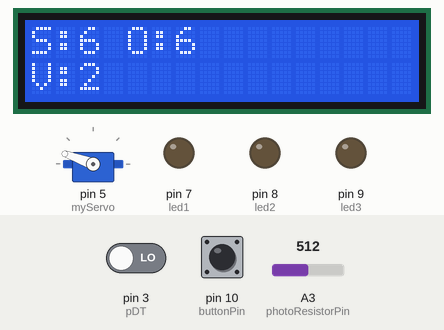
The sketch below on a simulated Arduino Uno, built with avr-gcc and run on an emulated ATmega328P. Shown: servo, 16×2 character LCD, output pins drawn as LEDs (lit = HIGH). The test bench sets the inputs (shaded band); at power-on: pin 10 (buttonPin) HIGH, A3 (photoResistorPin) = 512, pin 3 (pDT) LOW. Pins used as bus, display or sensor lines are not drawn; what the sketch prints to the serial monitor is not drawn.

Above: at 7.2 s.
7.3 s: pin 10 (buttonPin) pulled LOW for 1 s
At 9.1 s:
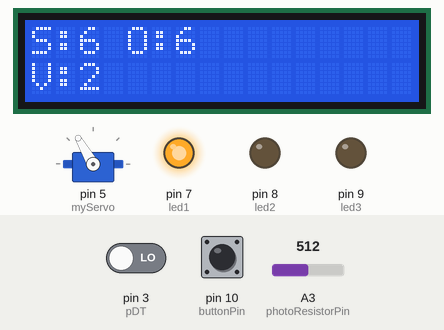
9.8 s: A3 (photoResistorPin) set to 540
15.0 s: pin 10 (buttonPin) pulled LOW for 3.2 s
At 17.8 s:
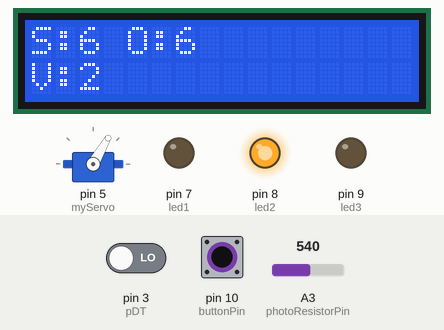
19.7 s: pin 10 (buttonPin) pulled LOW for 3.2 s
At 22.3 s:
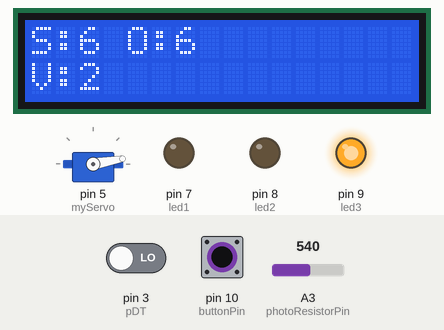
Timing chart, 0 to 23.8 s (numbered marks = the images above; inputs shaded):
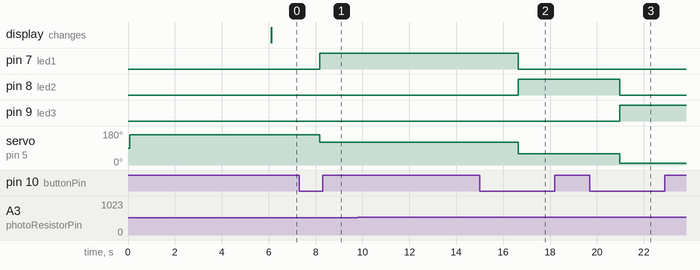

Measured:
- after the input at 7.3 s, pin 7 (led1): LOW → HIGH after 0.87 s; servo on pin 5 (myServo): 160° → 120° after 0.87 s
- after the input at 9.8 s, every drawn part: stays the same
- after the input at 15.0 s, pin 7 (led1): HIGH → LOW after 1.6 s; pin 8 (led2): LOW → HIGH after 1.6 s; servo on pin 5 (myServo): 120° → 60° after 1.6 s
- after the input at 19.7 s, pin 8 (led2): HIGH → LOW after 1.3 s; pin 9 (led3): LOW → HIGH after 1.3 s; servo on pin 5 (myServo): 60° → 10° after 1.3 s

The sketch:

Smart_pill_dispenser.ino
```cpp
#include <Wire.h>
#include <LiquidCrystal_I2C.h>
#include <Servo.h>

LiquidCrystal_I2C lcd(0x3F, 16, 2);

int pSCK = 2;
int pDT = 3;
int zero = 0;
int S = 6;
int O = 6;
int V = 2;
float lastWeight = 0;
float weight = 0;
float kalibrace = 8.875;
Servo myServo;

#define kanal_A_zesil_128 1
#define kanal_A_zesil_64 3

const int buttonPin = 10;
int buttonState = 0;
int lastButtonState = 0;
int pressCount = 0;
int lidState = 0;

const int led1 = 7;
const int led2 = 8;
const int led3 = 9;
float threshold = 0;

int counter = 0; // Časovač pro detekci stabilního stavu
int counterlim = 10; // Zpoždění v milisekundách

const int photoResistorPin = A3;  // Analogový vstup, ke kterému je připojen fotorezistor
const float knownResistor = 5000.0; // Hodnota známého rezistoru v ohmech (10 kOhm)

void setup() {
  pinMode(pSCK, OUTPUT);
  pinMode(pDT, INPUT);
  pinMode(led1, OUTPUT);
  pinMode(led2, OUTPUT);
  pinMode(led3, OUTPUT);
  pinMode(buttonPin, INPUT_PULLUP);

  Serial.begin(9600);
  digitalWrite(pSCK, LOW);
  myServo.attach(5);
  lcd.init();
  lcd.backlight();
  lcd.print("Stanovuji nulu:");
  myServo.write(160);
  delay(5000);
  Serial.print("Stanovuji nulu: ");
  zero = (-1 * spusteniMereni(kanal_A_zesil_64));
  Serial.print(zero);
  Serial.print("Stanovuji threshold: ");
  float sensorthr = analogRead(photoResistorPin); // Čtení hodnoty z analogového pinu
  float voltagethr = sensorthr * (5.0 / 1023.0);  // Převod ADC hodnoty na napětí
  threshold = ((knownResistor * (5.0 - voltagethr)) / voltagethr*0.95);
  Serial.print(threshold);
  delay(1000);
  lcd.clear();
  lcd.print("Pripraven");
  Serial.println("Připraven");
}

void loop() {
  if (S <= 0) {
    lcd.clear();
    lcd.setCursor(0, 0);
    lcd.print("Nedostatek prášků");
    lcd.setCursor(0, 1);
    lcd.print("pro snídani");
    delay(60000);
  } else if (O <= 0) {
    lcd.clear();
    lcd.setCursor(0, 0);
    lcd.print("Nedostatek prášků");
    lcd.setCursor(0, 1);
    lcd.print("pro oběd");
    delay(60000);
  } else if (V <= 0) {
    lcd.clear();
    lcd.setCursor(0, 0);
    lcd.print("Nedostatek prášků");
    lcd.setCursor(0, 1);
    lcd.print("pro večeři");
    delay(60000);
  }
  lcd.clear();
  lcd.setCursor(0, 0);
  lcd.print("S:");
  lcd.print(S);
  lcd.setCursor(4, 0);
  lcd.print("O:");
  lcd.print(O);
  lcd.setCursor(0, 1);
  lcd.print("V:");
  lcd.print(V);
  buttonState = digitalRead(buttonPin);

  if (buttonState == LOW && lastButtonState == HIGH) {
    pressCount++; // Zvyšení počítadla stisknutí
    if (pressCount > 4){
      pressCount = 0; // Cyklické přepínání mezi 1, 2, 3
    }
    // Nastavení LED podle počtu stisknutí
    if (pressCount == 1) {
      digitalWrite(led1, HIGH);
      digitalWrite(led2, LOW);
      digitalWrite(led3, LOW);
      myServo.write(120);
    } else if (pressCount == 2) {
      digitalWrite(led1, LOW);
      digitalWrite(led2, HIGH);
      digitalWrite(led3, LOW);
      myServo.write(60);
    } else if (pressCount == 3) {
      digitalWrite(led1, LOW);
      digitalWrite(led2, LOW);
      digitalWrite(led3, HIGH);
      myServo.write(10);
    } else if (pressCount == 4 || pressCount == 0) {
      digitalWrite(led1, LOW);
      digitalWrite(led2, LOW);
      digitalWrite(led3, LOW);
      pressCount = 0;
      myServo.write(160);
    }
    delay(200); // Debounce zpoždění
  }
  delay(50);
  lastButtonState = buttonState; // Uložení aktuálního stavu tlačítka

  Serial.print("Vysledek mereni: ");
  weight = (-1 * spusteniMereni(kanal_A_zesil_64) - zero)/kalibrace;
  Serial.print(weight);
  Serial.println(" g");

  // Měření odporu na fotorezistoru
  int sensorValue = analogRead(photoResistorPin); // Čtení hodnoty z analogového pinu
  float voltage = sensorValue * (5.0 / 1023.0);  // Převod ADC hodnoty na napětí
  // Výpočet odporu fotorezistoru
  float photoResistorResistance = (knownResistor * (5.0 - voltage)) / voltage;
  delay(1000);

  // Výpis hodnot na Serial a LCD
  Serial.print("\nFotorezistor: ");
  Serial.print(photoResistorResistance);
  Serial.println(" ohmů");

  if (photoResistorResistance > threshold && lidState == 0) {
    Serial.println("closed");
  } else if (photoResistorResistance > threshold && lidState == 1) {
    delay(1000);
    if (counter > counterlim) {
            // Stav šuplíku je stabilně zavřený
            lidState = 0;
            Serial.println("closed");
            myServo.write(160);
            delay(3000);
            if (weight < lastWeight) {
            // Snížení počtu objektů podle aktivní LED
              if (digitalRead(led1) == HIGH && S > 0) {
                S = S - round((lastWeight - weight) / 3);; // Snížení počtu objektů pro R
              } else if (digitalRead(led2) == HIGH && O > 0) {
                O = O - round((lastWeight - weight) / 3);; // Snížení počtu objektů pro O
              } else if (digitalRead(led3) == HIGH && V > 0) {
                V = V - round((lastWeight - weight) / 3);; // Snížení počtu objektů pro V
              } else if (digitalRead(led1) == LOW && digitalRead(led2) == LOW && digitalRead(led3) == LOW)  {
                lcd.clear();
                lcd.setCursor(0, 0);
                lcd.print("Vzal jsi si nesprávně prášek");
                delay (60000);
              }
              digitalWrite(led1, LOW);
              digitalWrite(led2, LOW);
              digitalWrite(led3, LOW);
              lastWeight = weight; // Aktualizace poslední změřené váhy
              lidState = 0;
            } else {
                lcd.clear();
                lcd.setCursor(0, 0);
                lcd.print("Nevzal jsi si prášek!");
                delay (60000);
            }

    } else {
        // Reset časovače a stav šuplíku je otevřený
        counter = 0;
        lidState = 1;
        Serial.println("open");
    }
  } else {
    Serial.println("open");
    lidState = 1;
    counter += 1;
  }
  delay(1000);
}

long spusteniMereni(byte mericiMod) {
  byte index;
  long vysledekMereni = 0L;

  while (digitalRead(pDT));
  for (index = 0; index < 24; index++) {
    digitalWrite(pSCK, HIGH);
    vysledekMereni = (vysledekMereni << 1) | digitalRead(pDT);
    digitalWrite(pSCK, LOW);
  }

  for (index = 0; index < mericiMod; index++) {
    digitalWrite(pSCK, HIGH);
    digitalWrite(pSCK, LOW);
  }

  if (vysledekMereni >= 0x800000) {
    vysledekMereni = vysledekMereni | 0xFF000000L;
  }

  vysledekMereni = vysledekMereni / 64 / 2;
  return vysledekMereni;
}
```
